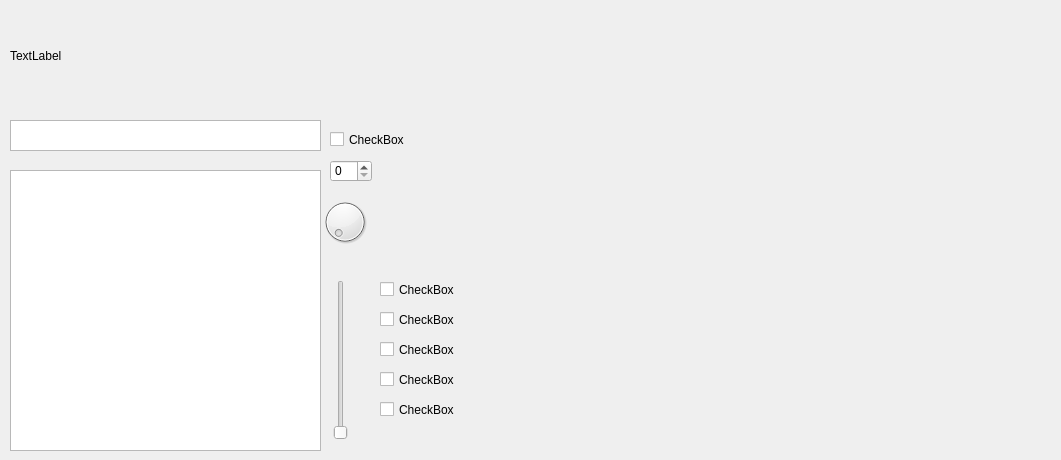
<?xml version="1.0" encoding="UTF-8"?>
<ui version="4.0">
 <class>brute_force</class>
 <widget class="QWidget" name="brute_force">
  <property name="geometry">
   <rect>
    <x>0</x>
    <y>0</y>
    <width>1061</width>
    <height>460</height>
   </rect>
  </property>
  <property name="windowTitle">
   <string>test</string>
  </property>
  <widget class="QTextEdit" name="textEdit">
   <property name="geometry">
    <rect>
     <x>10</x>
     <y>120</y>
     <width>311</width>
     <height>31</height>
    </rect>
   </property>
  </widget>
  <widget class="QCheckBox" name="checkBox">
   <property name="geometry">
    <rect>
     <x>330</x>
     <y>130</y>
     <width>96</width>
     <height>19</height>
    </rect>
   </property>
   <property name="text">
    <string>CheckBox</string>
   </property>
  </widget>
  <widget class="QSpinBox" name="spinBox">
   <property name="geometry">
    <rect>
     <x>330</x>
     <y>160</y>
     <width>42</width>
     <height>22</height>
    </rect>
   </property>
  </widget>
  <widget class="QDial" name="dial">
   <property name="geometry">
    <rect>
     <x>320</x>
     <y>190</y>
     <width>50</width>
     <height>64</height>
    </rect>
   </property>
  </widget>
  <widget class="QLabel" name="label">
   <property name="geometry">
    <rect>
     <x>10</x>
     <y>10</y>
     <width>431</width>
     <height>91</height>
    </rect>
   </property>
   <property name="text">
    <string>TextLabel</string>
   </property>
  </widget>
  <widget class="QTextEdit" name="textEdit_2">
   <property name="geometry">
    <rect>
     <x>10</x>
     <y>170</y>
     <width>311</width>
     <height>281</height>
    </rect>
   </property>
  </widget>
  <widget class="QSlider" name="verticalSlider">
   <property name="geometry">
    <rect>
     <x>330</x>
     <y>280</y>
     <width>22</width>
     <height>160</height>
    </rect>
   </property>
   <property name="value">
    <number>0</number>
   </property>
   <property name="orientation">
    <enum>Qt::Vertical</enum>
   </property>
  </widget>
  <widget class="QCheckBox" name="checkBox_2">
   <property name="geometry">
    <rect>
     <x>380</x>
     <y>280</y>
     <width>96</width>
     <height>19</height>
    </rect>
   </property>
   <property name="text">
    <string>CheckBox</string>
   </property>
  </widget>
  <widget class="QCheckBox" name="checkBox_3">
   <property name="geometry">
    <rect>
     <x>380</x>
     <y>310</y>
     <width>96</width>
     <height>19</height>
    </rect>
   </property>
   <property name="text">
    <string>CheckBox</string>
   </property>
  </widget>
  <widget class="QCheckBox" name="checkBox_4">
   <property name="geometry">
    <rect>
     <x>380</x>
     <y>340</y>
     <width>96</width>
     <height>19</height>
    </rect>
   </property>
   <property name="text">
    <string>CheckBox</string>
   </property>
  </widget>
  <widget class="QCheckBox" name="checkBox_5">
   <property name="geometry">
    <rect>
     <x>380</x>
     <y>370</y>
     <width>96</width>
     <height>19</height>
    </rect>
   </property>
   <property name="text">
    <string>CheckBox</string>
   </property>
  </widget>
  <widget class="QCheckBox" name="checkBox_6">
   <property name="geometry">
    <rect>
     <x>380</x>
     <y>400</y>
     <width>96</width>
     <height>19</height>
    </rect>
   </property>
   <property name="text">
    <string>CheckBox</string>
   </property>
  </widget>
  <widget class="QStackedWidget" name="stackedWidget">
   <property name="geometry">
    <rect>
     <x>530</x>
     <y>20</y>
     <width>441</width>
     <height>401</height>
    </rect>
   </property>
   <property name="styleSheet">
    <string notr="true">background-coler:rgb(0,0,0)</string>
   </property>
   <property name="currentIndex">
    <number>0</number>
   </property>
   <widget class="QWidget" name="page"/>
   <widget class="QWidget" name="page_2">
    <widget class="QLabel" name="label_2">
     <property name="geometry">
      <rect>
       <x>220</x>
       <y>160</y>
       <width>64</width>
       <height>15</height>
      </rect>
     </property>
     <property name="text">
      <string>TextLabel</string>
     </property>
    </widget>
   </widget>
  </widget>
 </widget>
 <resources/>
 <connections/>
</ui>
